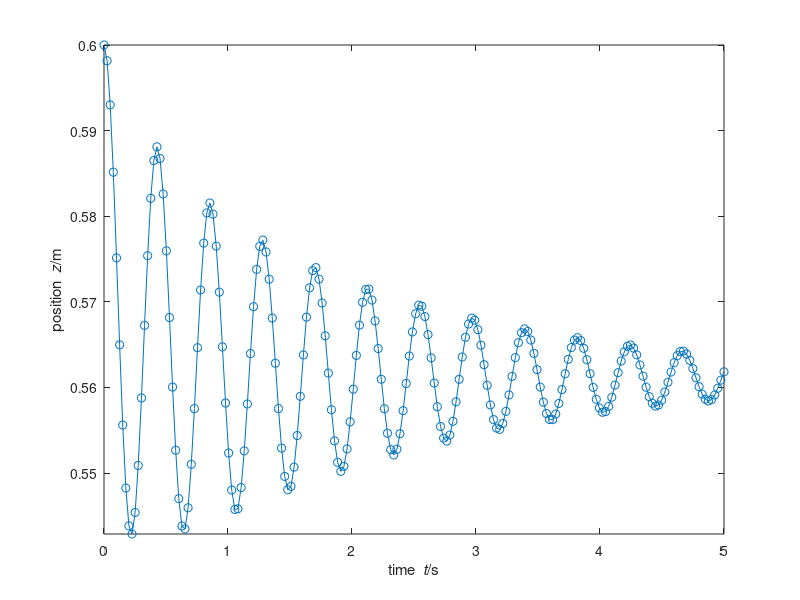
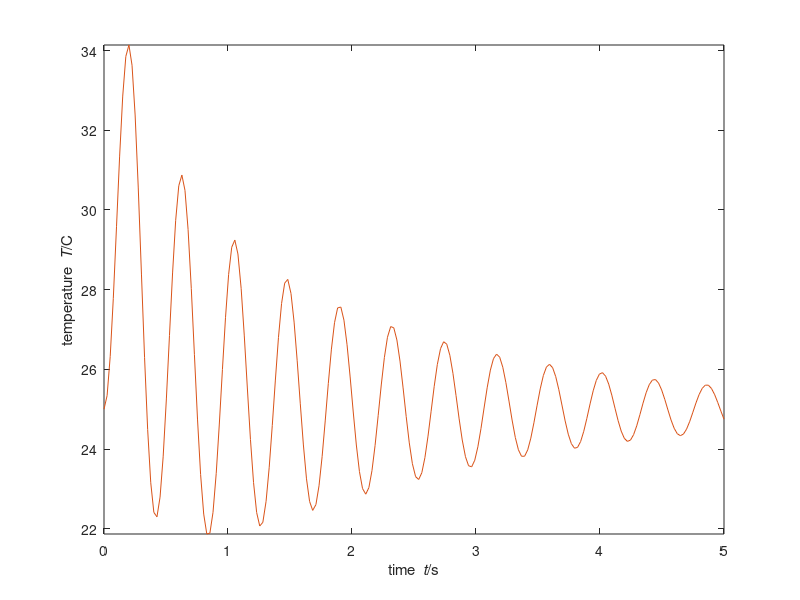
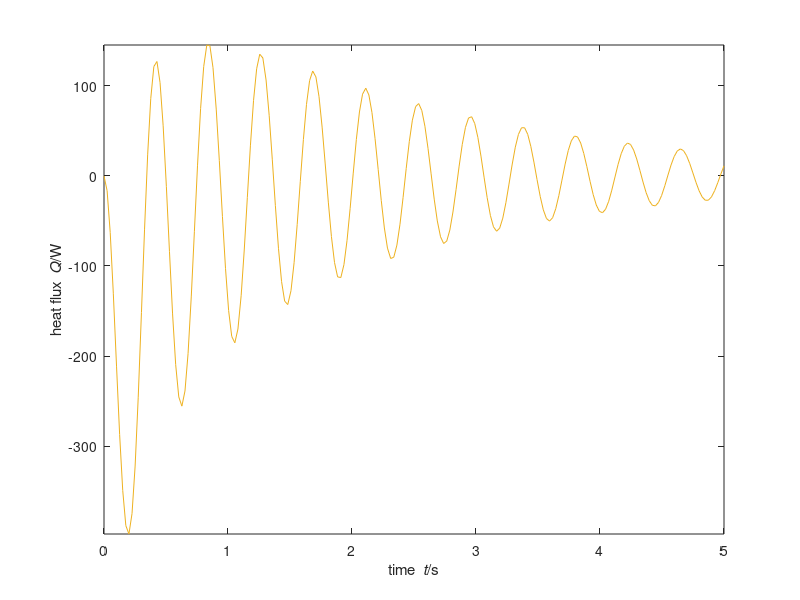

The MATLAB source for these figures, in order:
%%% idealgas2.m
%% Last-Updated: 2024-04-04T16:36:08+0200
%%
%% SI units used throughout
%% Simulation of ideal gas in 1D
%% Coordinate z
N = 0.2; % amount of ideal gas
r = 0.05; % radius of piston
A = pi * r^2; % area of piston
z0 = 0.6; % initial position of piston
v0 = 0; % initial velocity of piston
T0 = 273.15+25; % initial temperature of gas
m = 10; % mass of piston
k = 80; % heat conductivity
Fatm = -1e5 * A; % atmospheric force
%%
R = 8.31446261815; % gas constant
C = 20; % molar heat capacity
lambda = 18e-6 * (4/3 + 0.7); % viscosity
g = 9.80665; % gravitational acceleration
G = -m*g; % gravity supply of momentum to piston
%%
t0 = 0; % initial time
t1 = 5; % final time, can also be earlier than initial
dt = 0.001; % time step, negative if backward time integration %@
%% adjust final time if not multiple of timestep
t1 = t1 + mod(t1-t0,dt);
%% check if timestep and time interval are consistent
if (t1-t0)*dt <= 0
  error('time interval inconsistent with timestep');
end
%% Save values of all quantities at some steps during the simulation,
%% for subsequente analysis or plotting
%% (saving at all timesteps could be too costly)
Nsaves = 200; % number of timepoints to save during the simulation
%% Calculate time interval for saving
dsave = (t1-t0)/(Nsaves-1);
if abs(dsave) < abs(dt)
  error('time interval between saves is smaller than timestep')
end
%% Initialize vectors to contain saved values
tSave = nan(Nsaves,1);
zSave = nan(Nsaves,1);
vSave = nan(Nsaves,1);
TSave = nan(Nsaves,1);
FSave = nan(Nsaves,1);
%% Save initial values
i = 1; % index that keeps count of savepoints
tSave(1) = t0;
zSave(1) = z0;
vSave(1) = v0;
TSave(1) = T0;
FSave(1) = (N*R*T0 - A*lambda*v0)/z0;
%% Initialize plot
cols = get(0, 'DefaultAxesColorOrder');
plot(tSave(1), zSave(1), 'o','Color',cols(1,:)); axis('tight');
xlabel('time {\it t}/s'); ylabel('position {\it z}/m'); hold on;
%% %@
%% Numerical time integration
%% Initialize
t = t0;
z = z0;
v = v0;
T = T0;
U = C*N*T0;
P = m*v0;
%% loop
while (t < t1 && t0 < t1) || (t1 < t && t1 < t0) % possible backward time integr.
  %% update time
  t = t + dt;
  %% constitutive relation for force on piston
  %% same as *minus* force on gas
  F = (N*R*T - A*lambda*v)/z;
  %% constitutive relation for heat flux
  Q = k * (T0 - T) * z * (2*pi*r);
  %% update internal energy of gas
  U = U + (Q - F*v)*dt;
  %% update temperature of gas
  T = U/(C*N);
  %% update momentum of piston
  P = P + (F + G + Fatm)*dt;
  %% update velocity of piston
  v = P/m;
  %% update position of piston
  z = z + v*dt; %@
  %% Check whether to save & plot at this step
  if min(abs([0 dsave] - mod(t-t0, dsave))) <= abs(dt)/2
    i = i+1;
    tSave(i) = t;
    zSave(i) = z;
    vSave(i) = v;
    TSave(i) = T;
    FSave(i) = F;
    plot(t, z, 'o','Color',cols(1,:));
    pause(0.001);
  end %@
end %@
%% Plot full time dependence
plot(tSave,zSave,'-','Color',cols(1,:));
figure();
plot(tSave,TSave-273.15,'-','Color',cols(2,:)); axis('tight');
xlabel('time {\it t}/s'); ylabel('temperature {\it T}/C');
figure();
plot(tSave,(T0-TSave)*k.*zSave,'-','Color',cols(3,:)); axis('tight');
xlabel('time {\it t}/s'); ylabel('heat flux {\it Q}/W');
